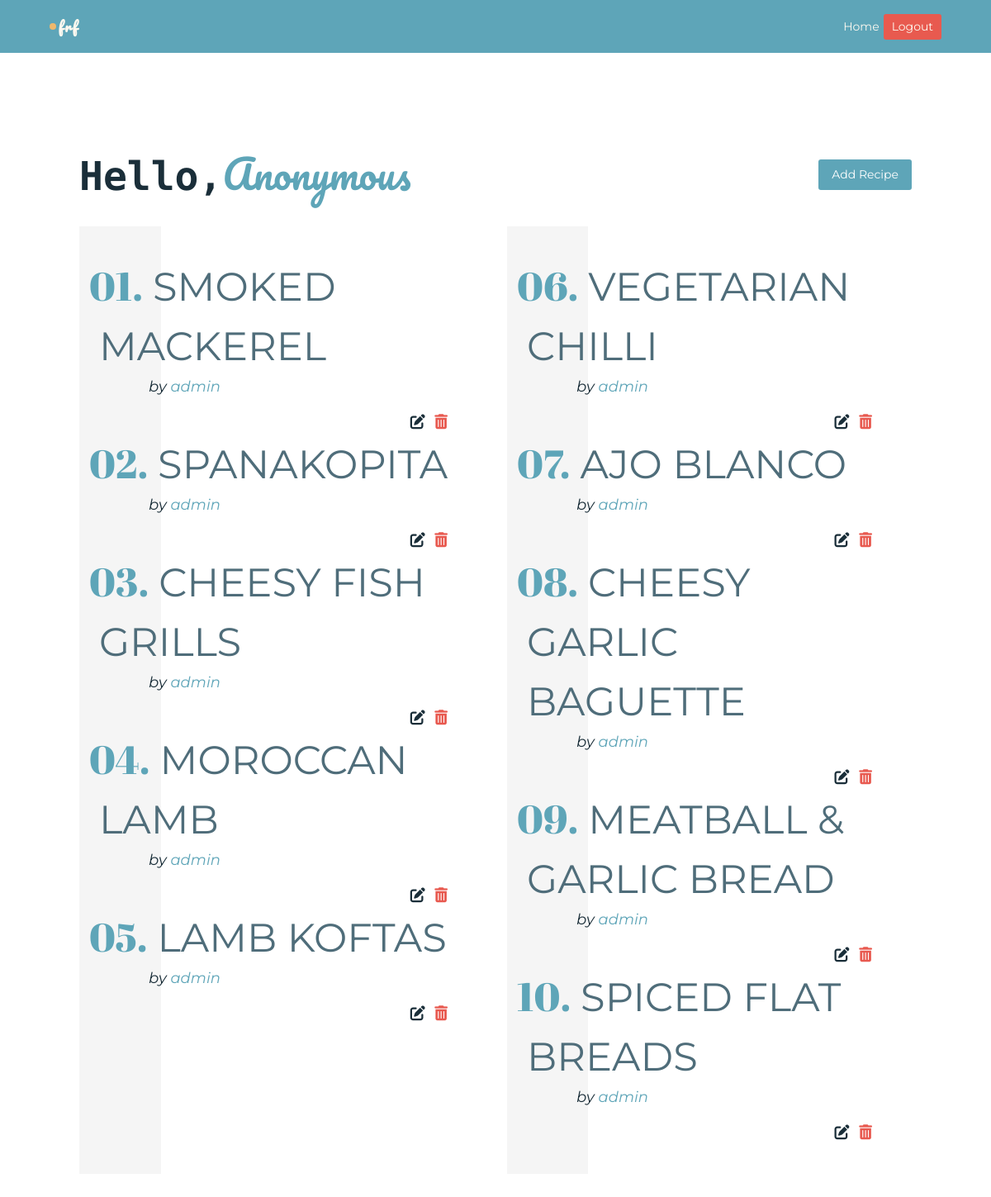
Page /my-recipes (signed in) on the committed database.
### foods/models.py (models this page shows, shortened)
class Recipe(models.Model):
    user = models.ForeignKey(
        User, on_delete=models.CASCADE, null=True, blank=True)
    title = models.CharField(max_length=30, null=True,
                             blank=False, verbose_name='Recipe Name')
    pic_file = models.ImageField(
        default='default.jpg', verbose_name="Choose a picture", upload_to='recipe_pictures')
    description = models.TextField(verbose_name="How to prepare!")
    ingredients = models.TextField(verbose_name="Ingredients required")
    created = models.DateTimeField(auto_now_add=True)
    class Meta:
        ordering = ['created', 'title']

### foods/views.py (the view)
# urls.py: path('my-recipes', UserRecipesListView.as_view(), name="my-recipes"),
class UserRecipesListView(LoginRequiredMixin, ListView):
    model = Recipe
    template_name = 'foods/user_recipes_list_view.html'
    context_object_name = 'user_recipes'
    def get_context_data(self, **kwargs):
        context = super().get_context_data(**kwargs)
        context['user_recipes'] = context['user_recipes'].filter(user=self.request.user)
        return context

### foods/templates/foods/user_recipes_list_view.html
{% extends 'foods/base.html' %}
{% load static %}
{% block css %}
<link rel="stylesheet" href="{% static 'foods/recipe_list.css' %}">
{% endblock css %}
{% block recipe_link %}
<a href="{% url 'home' %}">Home</a>
{% endblock recipe_link %}
{% block body %}
<div class="view">
    <div class="recipes">
        <div class="heading" style="text-align: left; align-items: center; margin-bottom: 25px; display: flex;
        justify-content: space-between; flex-direction: row;">
            <h1>Hello,<span style="color: var(--green-color); text-transform: capitalize;">{{ user.first_name }}</span></h1>
            <a href="{% url 'create-recipe' %}" class="add-recipe">Add Recipe</a>
        </div>
        {% if user_recipes|length > 0 %}
        <section class="dl-blurbs">
            <dl>
                {% for recipe in user_recipes %}
                {% if forloop.counter0|divisibleby:"2" %}
                <a href="{% url 'recipes-detail' recipe.id %}">
                    <dt>{{ recipe.title }}</dt>
                    <dd>by <span>{{ recipe.user }}</span></dd>
                </a>
                <div class="links">
                    <a href="{% url 'recipes-delete' recipe.id %}"><i class="fa-solid fa-trash-can"></i></a>
                    <a href="{% url 'recipes-edit' recipe.id %}"><i class="fa-solid fa-pen-to-square"></i></a>
            </div>
                {% endif %}
                {% endfor %}
            </dl>
            <dl>
                {% for recipe in user_recipes %}
                {% if not forloop.counter0|divisibleby:"2" %}
                <a href="{% url 'recipes-detail' recipe.id %}" class="recipe-btn">
                    <dt>{{ recipe.title }}</dt>
                    <dd>by <span>{{ recipe.user }}</span></dd>
                </a>
                <div class="links">
                    <a href="{% url 'recipes-delete' recipe.id %}"><i class="fa-solid fa-trash-can"></i></a>
                    <a href="{% url 'recipes-edit' recipe.id %}"><i class="fa-solid fa-pen-to-square"></i></a>
            </div>
                {% endif %}
                {% endfor %}
            </dl>
        </section>
        {% else %}
            <div class="nodata">
                No recipes yet! Add some <a href="" style="color: blue;">here.</a>
            </div>
        {% endif %}
    </div>
</div>
{% endblock body %}

### foods/static/foods/recipe_list.css (style rules this page uses)
body { background-color: rgb(255, 255, 255) !important; font-family: 'Montserrat', sans-serif; font-size: 0.875em; color: #444; line-height: 1.5; }
.body .view { background-color: #fff; display: flex; flex-direction: column; width: 100%; align-items: start; padding: 5% 8%; }
.body .heading { align-items: center; justify-content: center; display: flex; flex-direction: column; text-align: center; width: 100%; margin-top: 0; }
.dl-blurbs { display: grid; }
@media (min-width: 768px) { .dl-blurbs { grid-template-columns: repeat(2, 1fr); gap: 2vw; } }
dl { counter-reset: count; background: linear-gradient(90deg, rgba(0, 0, 0, 0.04) 20%, rgba(255, 255, 255, 0) 0%); padding-left: 4vw; padding-right: 4vw; margin: 0; }
@media (min-width: 768px) { dl { padding-left: 2vw; } }
@media (min-width: 1024px) { dl { padding-top: 3vw; padding-bottom: 3vw; } }
dl + dl { counter-reset: counter 4; }
dt { counter-increment: count; color: #4f6d7aff; font-family: 'Montserrat', sans-serif; font-size: 4vw; text-transform: uppercase; }
dt::before { content: counter(count,decimal-leading-zero) "."; font-family: 'Abril Fatface', cursive; color: #5ea5b8ff; margin-left: -1vw; padding-right: 12px; }
dd { font-style: italic; font-size: 18px; margin-left: 5vw; margin-bottom: 2vh; }
dd span { color: #5ea5b8; }
.dl-blurbs .links { direction: rtl; }
.dl-blurbs .links a { font-size: 18px; }
.dl-blurbs .links a:nth-child(1) { margin-left: 8px; }
.dl-blurbs .links a:nth-child(1) { color: #e8594f; }
.add-recipe { background-color: var(--green-color); padding: 8px 16px; border-radius: 3px; color: #fff; }

### foods/static/foods/style.css (style rules this page uses)
* { margin: 0; padding: 0; box-sizing: border-box; }
:root { --green-color: #5ea5b8ff; --yellow-color: #f0b86c; --dark-color: #1a2e39; --white-color: #fdf9f0; }
body { background-color: var(--white-color); }
a { text-decoration: none; color: var(--dark-color); }
html { font-family: "Roboto", sans-serif; }
.navbar .links a { color: var(--white-color); }
.body .heading { margin-top: 5%; }
.body .heading h1 { font-size: 3rem; font-family: 'Major Mono Display', monospace; color: var(--dark-color); }
.body .heading h1 span { font-family: 'Pacifico', cursive; font-weight: 300; color: var(--yellow-color); }

### rows in the picture
Recipe: title "SMOKED MACKEREL", user "admin"
Recipe: title "SPANAKOPITA", user "admin"
Recipe: title "CHEESY FISH GRILLS", user "admin"
Recipe: title "MOROCCAN LAMB", user "admin"
Recipe: title "LAMB KOFTAS", user "admin"
Recipe: title "VEGETARIAN CHILLI", user "admin"
Recipe: title "AJO BLANCO", user "admin"
Recipe: title "CHEESY GARLIC BAGUETTE", user "admin"
Recipe: title "MEATBALL & GARLIC BREAD", user "admin"
Recipe: title "SPICED FLAT BREADS", user "admin"

### other values in the picture
{{ user.first_name }} "Anonymous"
